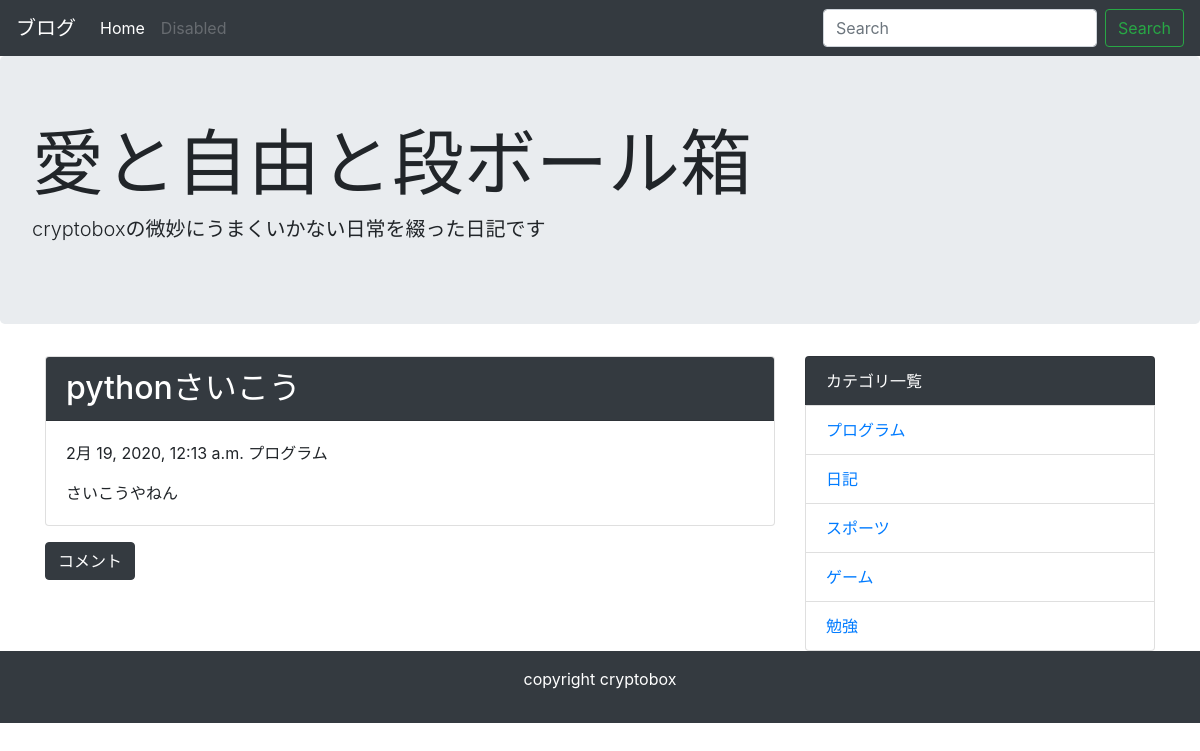
The page /detail/2/ on the database its author committed.
### blog/models.py (models this page shows, shortened)
class Post(models.Model):
    title = models.CharField('タイトル', max_length=64)
    text = models.TextField('本文')
    created_at = models.DateTimeField('作成日', default=timezone.now)
    category = models.ForeignKey(Category, verbose_name='カテゴリ', on_delete=models.PROTECT)

class Category(models.Model):
    name = models.CharField('カテゴリ名', max_length=255)
    created_at = models.DateTimeField('作成日', default=timezone.now)
    def __str__(self):
        return self.name

### blog/views.py (the view)
# urls.py: path('detail/<int:pk>/', views.DetailView.as_view(), name='detail'),
class DetailView(generic.DetailView):
    model = Post

### blog/context_processors.py (called while the page is built)
def common(request):
    context = {
        'category_list': Category.objects.all(),
    }
    return context

### blog/templates/blog/post_detail.html (shortened to what this page needs)
{% extends 'blog/base.html' %}
{% block content %}
<div class="card mb-3">
 <h2 class="card-header bg-dark text-white">{{ post.title }}</h2>
  <div class="card-body">
   <p>{{ post.created_at }} {{ post.category }}</p>
   {{ post.text | linebreaksbr | urlize }}
  </div>
</div>
<a class="btn btn-dark" href="{% url 'blog:comment' post.pk %}">コメント</a>
{% endblock %}

### blog/templates/blog/base.html (shortened to what this page needs)
<!doctype html>
<html lang="ja">
  <head>
    <link rel="stylesheet" href="https://maxcdn.bootstrapcdn.com/bootstrap/4.0.0-beta.2/css/bootstrap.min.css">
  </head>
  <body>
    <nav class="navbar navbar-expand-lg navbar-dark bg-dark">
      <a class="navbar-brand" href="#">ブログ</a>
      <div class="collapse navbar-collapse" id="navbarSupportedContent">
        <ul class="navbar-nav mr-auto">
          <li class="nav-item active">
            <a class="nav-link" href="{% url 'blog:index' %}">Home <span class="sr-only">(current)</span></a>
          </li>
          <li class="nav-item">
            <a class="nav-link disabled" href="#">Disabled</a>
          </li>
        </ul>
        <form class="form-inline my-2 my-lg-0" method="GET" action="{% url 'blog:index' %}">
          <input class="form-control mr-sm-2" type="text" placeholder="Search" aria-label="Search" name="keyword">
          <button class="btn btn-outline-success my-2 my-sm-0" type="submit">Search</button>
        </form>
      </div>
    </nav>
    <div class="jumbotron">
      <h1 class="display-3">愛と自由と段ボール箱</h1>
      <p class="lead">cryptoboxの微妙にうまくいかない日常を綴った日記です</p>
    </div>
    <div class="container">
      <div class="row">
        <div class="col-md-8">
          {% block content %}
          {% endblock %}
        </div>
        <div class="col-md-4">
          <ul class="list-group">
            <li class="list-group-item bg-dark text-white">カテゴリ一覧</li>
            {% for category in category_list %}
            <li class="list-group-item"><a href="{% url 'blog:category' category.pk %}">{{ category }}</a></li>
            {% endfor %}
          </ul>
        </div>
      </div>
    </div>
    <footer class="bg-dark text-white text-center py-3">
      <p>copyright cryptobox</p>
    </footer>
  </body>
</html>

### rows shown on the page
Post: title "pythonさいこう", created_at "2月 19, 2020, 12:13 a.m.", category "プログラム", text "さいこうやねん"
Category: name "プログラム"
Category: name "日記"
Category: name "スポーツ"
Category: name "ゲーム"
Category: name "勉強"
